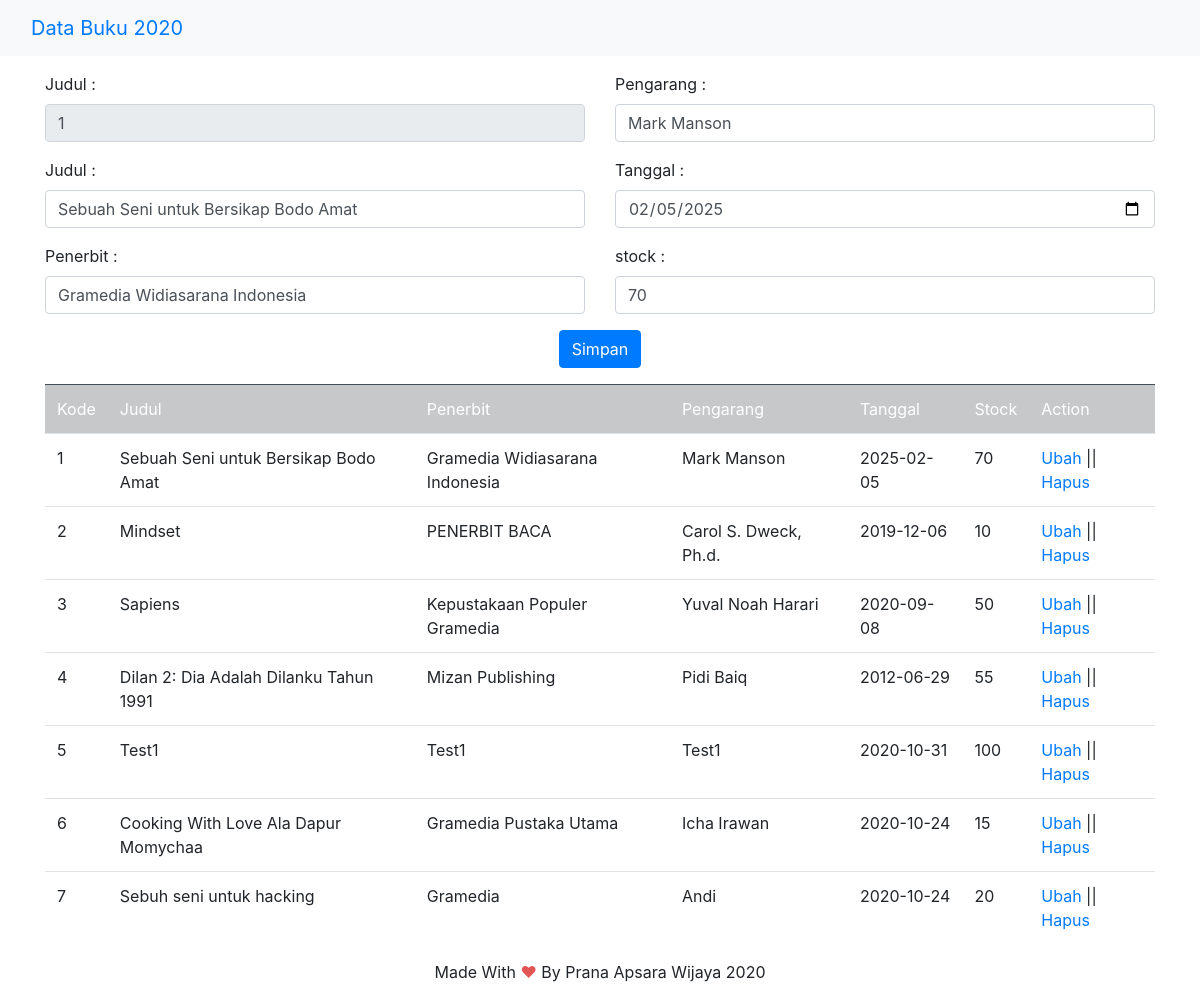
The page /buku/ubah/1 on the database its author committed.
### tables this page shows
CREATE TABLE IF NOT EXISTS `buku` (
  `kode` int(13) NOT NULL,
  `judul` varchar(100) NOT NULL,
  `penerbit` varchar(100) NOT NULL,
  `pengarang` varchar(100) NOT NULL,
  `tanggal` varchar(100) NOT NULL,
  `stock` int(2) NOT NULL,
  PRIMARY KEY (`kode`)
);

### application/controllers/buku.php (called while the page is built, shortened)
<?php
class Buku extends CI_Controller
{
    function __construct()
    {
        $this->load->model('buku_model');
    }
    function ubah()
    {
        $id = $this->uri->segment(3);
        $data['buku_database'] = $this->buku_model->get_by_id($id);
        $this->load->view('header');
        $this->load->view('buku_update', $data);
        $data['buku_database'] = $this->buku_model->get_all();
        $this->load->view('buku_table', $data);
        $this->load->view('footer');
    }
}

### index.php (called while the page is built, shortened)
<?php
require_once BASEPATH.'core/CodeIgniter.php';

### application/models/buku_model.php (called while the page is built, shortened)
<?php
class Buku_Model extends CI_Model{
    function get_all(){
        $query= $this->db->get('buku');
        if($query->num_rows()>0){
            return $query->result();
        }else{
            return FALSE;
        }
    }
    function get_by_id($id){
        $this->db->where('kode',$id);
        $query=$this->db->get('buku');
        return $query->result();
    }
}

### application/views/buku_table.php (the view)
<div class="table-responsive">
    <table class="table">
        <tr class="table-dark">
            <td><?= ucfirst('Kode') ?></td>
            <td><?= ucfirst('judul') ?></td>
            <td><?= ucfirst('penerbit') ?></td>
            <td><?= ucfirst('pengarang') ?></td>
            <td><?= ucfirst('tanggal') ?></td>
            <td><?= ucfirst('stock') ?></td>
            <td><?= ucfirst('Action') ?></td>
        </tr>
        <?php foreach ($buku_database as $key => $buku): ?>
            <tr>
                <td><?php echo $key + 1 ?></td>
                <td><?php echo $buku->judul ?></td>
                <td><?php echo $buku->penerbit ?></td>
                <td><?php echo $buku->pengarang ?></td>
                <td><?php echo $buku->tanggal ?></td>
                <td><?php echo $buku->stock ?></td>
                <td><a href="<?php echo site_url() ?>buku/ubah/<?php echo $buku->kode; ?>">Ubah</a> || <a
                            href="<?php echo site_url() ?>buku/delete/<?php echo $buku->kode ?>"
                            onclick="return confirm('Apakah sudah benar benar yakin untuk menghapus data ??? :D')">Hapus</a>
                </td>
            </tr>
        <?php endforeach; ?>
    </table>
</div>

### application/views/buku_update.php
<br/>
<br/>
<br/>
<form action="<?php echo base_url(); ?>buku/update" method="POST">
    <?php foreach ($buku_database as $buku): ?>
        <div class="row">
            <div class="col-6">
                <div class="form-group">
                    <label class="control-label" for="judul">Judul :</label>
                    <div class="controls">
                        <input type="text" class="form-control" id="kode" value="<?php echo $buku->kode; ?>" name="kode"
                               readonly="readonly" required>
                    </div>
                </div>
                <div class="form-group">
                    <label class="control-label" for="judul">Judul :</label>
                    <div class="controls">
                        <input type="text" class="form-control" id="judul" value="<?php echo $buku->judul; ?>"
                               name="judul"
                               required>
                    </div>
                </div>
                <div class="form-group">
                    <label class="control-label" for="nama">Penerbit :</label>
                    <div class="controls">
                        <input type="text" class="form-control" id="penerbit" name="penerbit"
                               value="<?php echo $buku->penerbit; ?>" required>
                    </div>
                </div>
            </div>
            <div class="col-6">
                <div class="form-group">
                    <label class="control-label" for="alamat">Pengarang :</label>
                    <div class="controls">
                        <input type="text" class="form-control" id="pengarang" name="pengarang"
                               value="<?php echo $buku->pengarang; ?>" required>
                    </div>
                </div>
                <div class="form-group">
                    <label class="control-label" for="alamat">Tanggal :</label>
                    <div class="controls">
                        <input type="date" class="form-control" id="tanggal" name="tanggal"
                               value="<?php echo $buku->tanggal; ?>" required>
                    </div>
                </div>
                <div class="form-group">
                    <label class="control-label" for="alamat">stock :</label>
                    <div class="controls">
                        <input type="tel" maxlength="3" class="form-control" id="stock" name="stock"
                               value="<?php echo $buku->stock; ?>" required>
                    </div>
                </div>
            </div>
        </div>
        <div class="form-group">
            <div class="controls text-center">
                <button type="submit" class="btn btn-primary"><i class="fas fa-save"></i>Simpan</button>
            </div>
        </div>
    <?php endforeach; ?>
</form>

### rows shown on the page
buku: kode "1", judul "Sebuah Seni untuk Bersikap Bodo Amat", penerbit "Gramedia Widiasarana Indonesia", pengarang "Mark Manson", tanggal "02/05/2025", stock "70", tanggal "2025-02-05"
buku: judul "Mindset", penerbit "PENERBIT BACA", pengarang "Carol S. Dweck, Ph.d.", tanggal "2019-12-06", stock "10"
buku: judul "Sapiens", penerbit "Kepustakaan Populer Gramedia", pengarang "Yuval Noah Harari", tanggal "2020-09-08", stock "50"
buku: judul "Dilan 2: Dia Adalah Dilanku Tahun 1991", penerbit "Mizan Publishing", pengarang "Pidi Baiq", tanggal "2012-06-29", stock "55"
buku: judul "Test1", penerbit "Test1", pengarang "Test1", tanggal "2020-10-31", stock "100"
buku: judul "Cooking With Love Ala Dapur Momychaa", penerbit "Gramedia Pustaka Utama", pengarang "Icha Irawan", tanggal "2020-10-24", stock "15"
buku: judul "Sebuh seni untuk hacking", penerbit "Gramedia", pengarang "Andi", tanggal "2020-10-24", stock "20"
